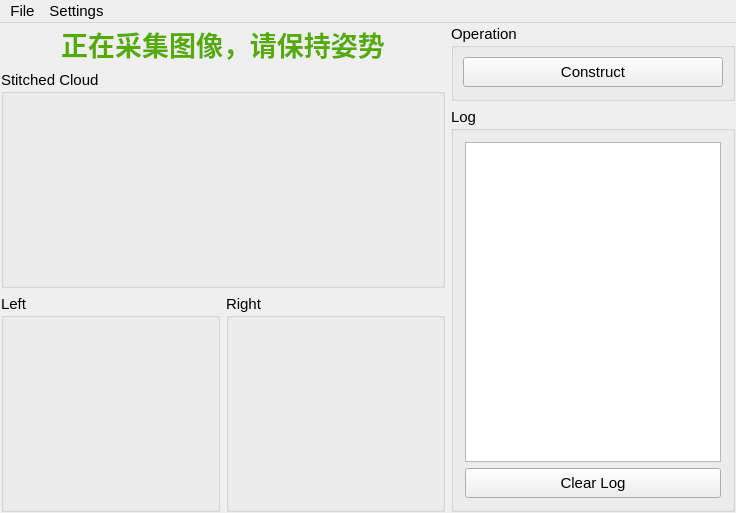
<?xml version="1.0" encoding="UTF-8"?>
<ui version="4.0">
 <class>HumanFaceReconstructionClass</class>
 <widget class="QMainWindow" name="HumanFaceReconstructionClass">
  <property name="geometry">
   <rect>
    <x>0</x>
    <y>0</y>
    <width>736</width>
    <height>513</height>
   </rect>
  </property>
  <property name="font">
   <font>
    <family>Microsoft YaHei UI</family>
    <pointsize>11</pointsize>
   </font>
  </property>
  <property name="windowTitle">
   <string>Human Face Scan</string>
  </property>
  <widget class="QWidget" name="centralWidget">
   <layout class="QGridLayout" name="gridLayout">
    <property name="leftMargin">
     <number>1</number>
    </property>
    <property name="topMargin">
     <number>1</number>
    </property>
    <property name="rightMargin">
     <number>1</number>
    </property>
    <property name="bottomMargin">
     <number>1</number>
    </property>
    <item row="2" column="0">
     <widget class="QWidget" name="viewsWidget" native="true">
      <property name="sizePolicy">
       <sizepolicy hsizetype="Expanding" vsizetype="Expanding">
        <horstretch>0</horstretch>
        <verstretch>0</verstretch>
       </sizepolicy>
      </property>
      <layout class="QGridLayout" name="gridLayout_2">
       <property name="leftMargin">
        <number>0</number>
       </property>
       <property name="topMargin">
        <number>0</number>
       </property>
       <property name="rightMargin">
        <number>0</number>
       </property>
       <property name="bottomMargin">
        <number>0</number>
       </property>
       <item row="1" column="1">
        <widget class="QGroupBox" name="gbRightView">
         <property name="title">
          <string>Right</string>
         </property>
         <layout class="QHBoxLayout" name="horizontalLayout_2">
          <property name="leftMargin">
           <number>0</number>
          </property>
          <property name="topMargin">
           <number>0</number>
          </property>
          <property name="rightMargin">
           <number>0</number>
          </property>
          <property name="bottomMargin">
           <number>0</number>
          </property>
          <item>
           <widget class="QWidget" name="canvasLeft" native="true"/>
          </item>
         </layout>
        </widget>
       </item>
       <item row="1" column="0">
        <widget class="QGroupBox" name="gbLeftView">
         <property name="title">
          <string>Left</string>
         </property>
         <layout class="QHBoxLayout" name="horizontalLayout">
          <property name="leftMargin">
           <number>0</number>
          </property>
          <property name="topMargin">
           <number>0</number>
          </property>
          <property name="rightMargin">
           <number>0</number>
          </property>
          <property name="bottomMargin">
           <number>0</number>
          </property>
          <item>
           <widget class="QWidget" name="canvasRight" native="true"/>
          </item>
         </layout>
        </widget>
       </item>
       <item row="0" column="0" colspan="2">
        <widget class="QGroupBox" name="gbStitchCloud">
         <property name="title">
          <string>Stitched Cloud</string>
         </property>
         <layout class="QHBoxLayout" name="horizontalLayout_4">
          <property name="leftMargin">
           <number>0</number>
          </property>
          <property name="topMargin">
           <number>0</number>
          </property>
          <property name="rightMargin">
           <number>0</number>
          </property>
          <property name="bottomMargin">
           <number>0</number>
          </property>
         </layout>
        </widget>
       </item>
      </layout>
     </widget>
    </item>
    <item row="1" column="1" rowspan="2">
     <layout class="QVBoxLayout" name="verticalLayout_2">
      <item>
       <widget class="QGroupBox" name="gbOperations">
        <property name="sizePolicy">
         <sizepolicy hsizetype="Minimum" vsizetype="Maximum">
          <horstretch>0</horstretch>
          <verstretch>0</verstretch>
         </sizepolicy>
        </property>
        <property name="title">
         <string>Operation</string>
        </property>
        <layout class="QVBoxLayout" name="verticalLayout">
         <property name="leftMargin">
          <number>9</number>
         </property>
         <property name="topMargin">
          <number>9</number>
         </property>
         <property name="rightMargin">
          <number>9</number>
         </property>
         <item>
          <widget class="QPushButton" name="btnConstruct">
           <property name="sizePolicy">
            <sizepolicy hsizetype="Minimum" vsizetype="Fixed">
             <horstretch>0</horstretch>
             <verstretch>0</verstretch>
            </sizepolicy>
           </property>
           <property name="minimumSize">
            <size>
             <width>200</width>
             <height>30</height>
            </size>
           </property>
           <property name="maximumSize">
            <size>
             <width>16777215</width>
             <height>30</height>
            </size>
           </property>
           <property name="text">
            <string>Construct</string>
           </property>
          </widget>
         </item>
        </layout>
       </widget>
      </item>
      <item>
       <widget class="QGroupBox" name="gbLog">
        <property name="title">
         <string>Log</string>
        </property>
        <layout class="QGridLayout" name="gridLayout_3">
         <item row="0" column="0">
          <widget class="QTextEdit" name="tbLog">
           <property name="sizePolicy">
            <sizepolicy hsizetype="Maximum" vsizetype="Expanding">
             <horstretch>0</horstretch>
             <verstretch>0</verstretch>
            </sizepolicy>
           </property>
           <property name="readOnly">
            <bool>true</bool>
           </property>
          </widget>
         </item>
         <item row="1" column="0">
          <widget class="QPushButton" name="btnClearLog">
           <property name="sizePolicy">
            <sizepolicy hsizetype="Minimum" vsizetype="Fixed">
             <horstretch>0</horstretch>
             <verstretch>0</verstretch>
            </sizepolicy>
           </property>
           <property name="minimumSize">
            <size>
             <width>200</width>
             <height>30</height>
            </size>
           </property>
           <property name="maximumSize">
            <size>
             <width>16777215</width>
             <height>30</height>
            </size>
           </property>
           <property name="text">
            <string>Clear Log</string>
           </property>
          </widget>
         </item>
        </layout>
       </widget>
      </item>
     </layout>
    </item>
    <item row="1" column="0">
     <widget class="QLabel" name="lbHint">
      <property name="sizePolicy">
       <sizepolicy hsizetype="Minimum" vsizetype="Maximum">
        <horstretch>0</horstretch>
        <verstretch>0</verstretch>
       </sizepolicy>
      </property>
      <property name="font">
       <font>
        <family>Microsoft YaHei UI</family>
        <pointsize>20</pointsize>
        <weight>75</weight>
        <bold>true</bold>
       </font>
      </property>
      <property name="styleSheet">
       <string notr="true">QLabel { color : rgb(85, 170, 0); }</string>
      </property>
      <property name="text">
       <string>正在采集图像，请保持姿势</string>
      </property>
      <property name="alignment">
       <set>Qt::AlignCenter</set>
      </property>
     </widget>
    </item>
   </layout>
  </widget>
  <widget class="QMenuBar" name="menuBar">
   <property name="geometry">
    <rect>
     <x>0</x>
     <y>0</y>
     <width>736</width>
     <height>26</height>
    </rect>
   </property>
   <widget class="QMenu" name="menuSave">
    <property name="title">
     <string>File</string>
    </property>
    <widget class="QMenu" name="menuSave_Point_Clouds">
     <property name="title">
      <string>Save Point Cloud</string>
     </property>
     <addaction name="actSaveStitchedCloud"/>
     <addaction name="actSaveStitchedNormalCloud"/>
     <addaction name="actSaveLeftCloud"/>
     <addaction name="actSaveRightCloud"/>
     <addaction name="actSaveCoarseIntersectionCloud"/>
     <addaction name="actSavePreciseIntersectionCloud"/>
    </widget>
    <addaction name="menuSave_Point_Clouds"/>
   </widget>
   <widget class="QMenu" name="menuSettings">
    <property name="title">
     <string>Settings</string>
    </property>
    <addaction name="actCameraSetting"/>
    <addaction name="actOpenCloudProcessParamsDialog"/>
   </widget>
   <addaction name="menuSave"/>
   <addaction name="menuSettings"/>
  </widget>
  <action name="actSaveStitchedCloud">
   <property name="text">
    <string>Save Stitched Cloud</string>
   </property>
  </action>
  <action name="actCameraSetting">
   <property name="enabled">
    <bool>true</bool>
   </property>
   <property name="text">
    <string>Camera Setting</string>
   </property>
  </action>
  <action name="actOpenCloudProcessParamsDialog">
   <property name="text">
    <string>Point Cloud Process Setting</string>
   </property>
  </action>
  <action name="actionPoint_Cloud_Visualize_Setting">
   <property name="text">
    <string>Point Cloud Visualize Setting</string>
   </property>
  </action>
  <action name="actSaveLeftCloud">
   <property name="text">
    <string>Save Left Cloud</string>
   </property>
  </action>
  <action name="actSaveRightCloud">
   <property name="text">
    <string>Save Right Cloud</string>
   </property>
  </action>
  <action name="actSaveCoarseIntersectionCloud">
   <property name="text">
    <string>Save Coarse Intersection Cloud</string>
   </property>
  </action>
  <action name="actSavePreciseIntersectionCloud">
   <property name="text">
    <string>Save Precise Intersection Cloud</string>
   </property>
  </action>
  <action name="actSaveStitchedNormalCloud">
   <property name="text">
    <string>Save Stitched Cloud With Normals</string>
   </property>
  </action>
 </widget>
 <layoutdefault spacing="6" margin="11"/>
 <resources>
  <include location="HumanFaceReconstruction.qrc"/>
 </resources>
 <connections/>
</ui>
